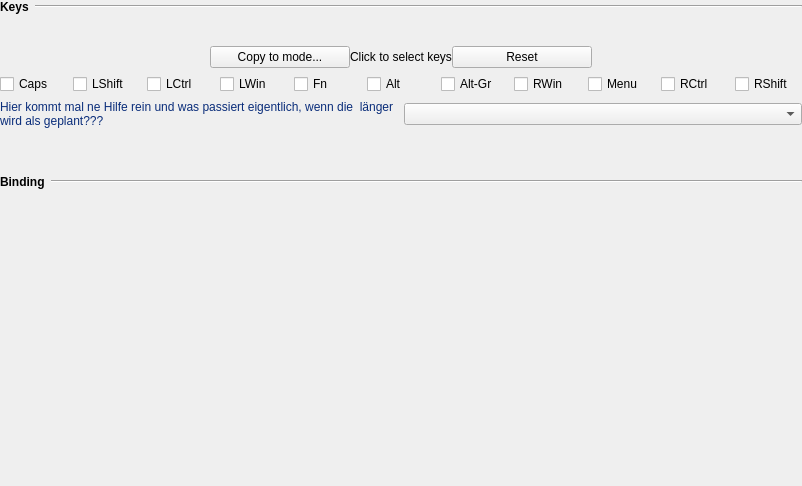
<?xml version="1.0" encoding="UTF-8"?>
<ui version="4.0">
 <class>KbBindWidget</class>
 <widget class="QWidget" name="KbBindWidget">
  <property name="geometry">
   <rect>
    <x>0</x>
    <y>0</y>
    <width>802</width>
    <height>486</height>
   </rect>
  </property>
  <property name="windowTitle">
   <string>Form</string>
  </property>
  <layout class="QVBoxLayout" name="verticalLayout">
   <property name="leftMargin">
    <number>0</number>
   </property>
   <property name="topMargin">
    <number>0</number>
   </property>
   <property name="rightMargin">
    <number>0</number>
   </property>
   <item>
    <layout class="QHBoxLayout" name="horizontalLayout">
     <property name="sizeConstraint">
      <enum>QLayout::SetDefaultConstraint</enum>
     </property>
     <item>
      <widget class="QLabel" name="label">
       <property name="sizePolicy">
        <sizepolicy hsizetype="Preferred" vsizetype="Preferred">
         <horstretch>0</horstretch>
         <verstretch>0</verstretch>
        </sizepolicy>
       </property>
       <property name="font">
        <font>
         <weight>75</weight>
         <bold>true</bold>
        </font>
       </property>
       <property name="text">
        <string>Keys</string>
       </property>
      </widget>
     </item>
     <item>
      <widget class="Line" name="line">
       <property name="sizePolicy">
        <sizepolicy hsizetype="MinimumExpanding" vsizetype="Fixed">
         <horstretch>0</horstretch>
         <verstretch>0</verstretch>
        </sizepolicy>
       </property>
       <property name="orientation">
        <enum>Qt::Horizontal</enum>
       </property>
      </widget>
     </item>
    </layout>
   </item>
   <item>
    <layout class="QGridLayout" name="gridLayout">
     <item row="0" column="4">
      <spacer name="horizontalSpacer_2">
       <property name="orientation">
        <enum>Qt::Horizontal</enum>
       </property>
       <property name="sizeHint" stdset="0">
        <size>
         <width>40</width>
         <height>20</height>
        </size>
       </property>
      </spacer>
     </item>
     <item row="0" column="1" colspan="3">
      <widget class="KeyWidget" name="keyWidget" native="true">
       <property name="sizePolicy">
        <sizepolicy hsizetype="Preferred" vsizetype="Preferred">
         <horstretch>0</horstretch>
         <verstretch>0</verstretch>
        </sizepolicy>
       </property>
       <zorder>line</zorder>
      </widget>
     </item>
     <item row="0" column="0">
      <spacer name="horizontalSpacer">
       <property name="orientation">
        <enum>Qt::Horizontal</enum>
       </property>
       <property name="sizeHint" stdset="0">
        <size>
         <width>40</width>
         <height>20</height>
        </size>
       </property>
      </spacer>
     </item>
     <item row="1" column="1" colspan="3">
      <layout class="QHBoxLayout" name="horizontalLayout_2">
       <property name="spacing">
        <number>0</number>
       </property>
       <item>
        <widget class="QPushButton" name="copyButton">
         <property name="sizePolicy">
          <sizepolicy hsizetype="Fixed" vsizetype="Fixed">
           <horstretch>0</horstretch>
           <verstretch>0</verstretch>
          </sizepolicy>
         </property>
         <property name="minimumSize">
          <size>
           <width>140</width>
           <height>0</height>
          </size>
         </property>
         <property name="maximumSize">
          <size>
           <width>140</width>
           <height>16777215</height>
          </size>
         </property>
         <property name="text">
          <string>Copy to mode...</string>
         </property>
        </widget>
       </item>
       <item>
        <widget class="QLabel" name="selectLabel">
         <property name="sizePolicy">
          <sizepolicy hsizetype="Expanding" vsizetype="Preferred">
           <horstretch>0</horstretch>
           <verstretch>0</verstretch>
          </sizepolicy>
         </property>
         <property name="text">
          <string>Click to select keys</string>
         </property>
         <property name="alignment">
          <set>Qt::AlignCenter</set>
         </property>
        </widget>
       </item>
       <item>
        <widget class="QPushButton" name="resetButton">
         <property name="sizePolicy">
          <sizepolicy hsizetype="Expanding" vsizetype="Fixed">
           <horstretch>0</horstretch>
           <verstretch>0</verstretch>
          </sizepolicy>
         </property>
         <property name="minimumSize">
          <size>
           <width>140</width>
           <height>0</height>
          </size>
         </property>
         <property name="maximumSize">
          <size>
           <width>140</width>
           <height>16777215</height>
          </size>
         </property>
         <property name="text">
          <string>Reset</string>
         </property>
        </widget>
       </item>
      </layout>
     </item>
    </layout>
   </item>
   <item>
    <layout class="QVBoxLayout" name="VertBoxModifier">
     <item>
      <layout class="QHBoxLayout" name="modifierBox">
       <item>
        <widget class="QCheckBox" name="mod10">
         <property name="text">
          <string>Caps</string>
         </property>
        </widget>
       </item>
       <item>
        <widget class="QCheckBox" name="mod5">
         <property name="text">
          <string>LShift</string>
         </property>
        </widget>
       </item>
       <item>
        <widget class="QCheckBox" name="mod1">
         <property name="text">
          <string>LCtrl</string>
         </property>
        </widget>
       </item>
       <item>
        <widget class="QCheckBox" name="mod3">
         <property name="text">
          <string>LWin</string>
         </property>
        </widget>
       </item>
       <item>
        <widget class="QCheckBox" name="mod11">
         <property name="text">
          <string>Fn</string>
         </property>
        </widget>
       </item>
       <item>
        <widget class="QCheckBox" name="mod6">
         <property name="text">
          <string>Alt</string>
         </property>
        </widget>
       </item>
       <item>
        <widget class="QCheckBox" name="mod8">
         <property name="text">
          <string>Alt-Gr</string>
         </property>
        </widget>
       </item>
       <item>
        <widget class="QCheckBox" name="mod7">
         <property name="text">
          <string>RWin</string>
         </property>
        </widget>
       </item>
       <item>
        <widget class="QCheckBox" name="mod9">
         <property name="text">
          <string>Menu</string>
         </property>
        </widget>
       </item>
       <item>
        <widget class="QCheckBox" name="mod2">
         <property name="text">
          <string>RCtrl</string>
         </property>
        </widget>
       </item>
       <item>
        <widget class="QCheckBox" name="mod4">
         <property name="text">
          <string>RShift</string>
         </property>
        </widget>
       </item>
      </layout>
     </item>
     <item>
      <layout class="QHBoxLayout" name="horizontalLayout_5">
       <item>
        <widget class="QLabel" name="modifierHelp">
         <property name="enabled">
          <bool>true</bool>
         </property>
         <property name="sizePolicy">
          <sizepolicy hsizetype="Preferred" vsizetype="Preferred">
           <horstretch>0</horstretch>
           <verstretch>0</verstretch>
          </sizepolicy>
         </property>
         <property name="palette">
          <palette>
           <active>
            <colorrole role="WindowText">
             <brush brushstyle="SolidPattern">
              <color alpha="255">
               <red>10</red>
               <green>45</green>
               <blue>122</blue>
              </color>
             </brush>
            </colorrole>
           </active>
           <inactive>
            <colorrole role="WindowText">
             <brush brushstyle="SolidPattern">
              <color alpha="255">
               <red>10</red>
               <green>45</green>
               <blue>122</blue>
              </color>
             </brush>
            </colorrole>
           </inactive>
           <disabled>
            <colorrole role="WindowText">
             <brush brushstyle="SolidPattern">
              <color alpha="255">
               <red>122</red>
               <green>121</green>
               <blue>120</blue>
              </color>
             </brush>
            </colorrole>
           </disabled>
          </palette>
         </property>
         <property name="text">
          <string>Hier kommt mal ne Hilfe rein und was passiert eigentlich, wenn die  länger wird als geplant???</string>
         </property>
         <property name="wordWrap">
          <bool>true</bool>
         </property>
         <property name="textInteractionFlags">
          <set>Qt::LinksAccessibleByMouse|Qt::TextSelectableByKeyboard|Qt::TextSelectableByMouse</set>
         </property>
        </widget>
       </item>
       <item>
        <widget class="QComboBox" name="modifierComboBox">
         <property name="minimumSize">
          <size>
           <width>100</width>
           <height>0</height>
          </size>
         </property>
         <property name="editable">
          <bool>false</bool>
         </property>
         <property name="currentText">
          <string/>
         </property>
         <property name="sizeAdjustPolicy">
          <enum>QComboBox::AdjustToContents</enum>
         </property>
        </widget>
       </item>
      </layout>
     </item>
    </layout>
   </item>
   <item>
    <spacer name="verticalSpacer">
     <property name="orientation">
      <enum>Qt::Vertical</enum>
     </property>
     <property name="sizeHint" stdset="0">
      <size>
       <width>20</width>
       <height>40</height>
      </size>
     </property>
    </spacer>
   </item>
   <item>
    <layout class="QHBoxLayout" name="horizontalLayout_3">
     <item>
      <widget class="QLabel" name="label_2">
       <property name="font">
        <font>
         <weight>75</weight>
         <bold>true</bold>
        </font>
       </property>
       <property name="text">
        <string>Binding</string>
       </property>
      </widget>
     </item>
     <item>
      <widget class="Line" name="line_2">
       <property name="enabled">
        <bool>true</bool>
       </property>
       <property name="sizePolicy">
        <sizepolicy hsizetype="MinimumExpanding" vsizetype="Fixed">
         <horstretch>0</horstretch>
         <verstretch>0</verstretch>
        </sizepolicy>
       </property>
       <property name="orientation">
        <enum>Qt::Horizontal</enum>
       </property>
      </widget>
     </item>
    </layout>
   </item>
   <item>
    <widget class="QWidget" name="widget" native="true">
     <property name="sizePolicy">
      <sizepolicy hsizetype="Preferred" vsizetype="Fixed">
       <horstretch>0</horstretch>
       <verstretch>0</verstretch>
      </sizepolicy>
     </property>
     <property name="minimumSize">
      <size>
       <width>0</width>
       <height>280</height>
      </size>
     </property>
     <property name="maximumSize">
      <size>
       <width>16777215</width>
       <height>280</height>
      </size>
     </property>
     <layout class="QGridLayout" name="gridLayout_2">
      <property name="leftMargin">
       <number>0</number>
      </property>
      <property name="topMargin">
       <number>0</number>
      </property>
      <property name="rightMargin">
       <number>0</number>
      </property>
      <property name="bottomMargin">
       <number>0</number>
      </property>
      <property name="spacing">
       <number>0</number>
      </property>
      <item row="0" column="0">
       <widget class="RebindWidget" name="rbWidget" native="true">
        <property name="sizePolicy">
         <sizepolicy hsizetype="Expanding" vsizetype="Expanding">
          <horstretch>0</horstretch>
          <verstretch>0</verstretch>
         </sizepolicy>
        </property>
       </widget>
      </item>
     </layout>
    </widget>
   </item>
  </layout>
 </widget>
 <customwidgets>
  <customwidget>
   <class>KeyWidget</class>
   <extends>QWidget</extends>
   <header>keywidget.h</header>
   <container>1</container>
  </customwidget>
  <customwidget>
   <class>RebindWidget</class>
   <extends>QWidget</extends>
   <header>rebindwidget.h</header>
   <container>1</container>
  </customwidget>
 </customwidgets>
 <resources/>
 <connections/>
</ui>
